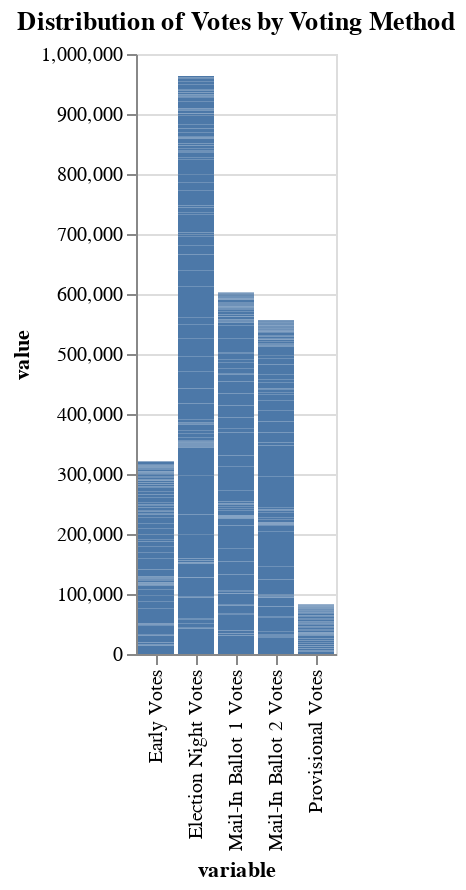

The code cell stored with this chart in its notebook:
### Code cell
# prompt: Using dataframe combined_df: generate a chart on how voters voted in the election using early votes, election night votes, mail-in ballot 1 votes, provisional votes, mail- in ballot votes 2 votes

# Import necessary libraries
import altair as alt

# Create a new DataFrame with only the voting types and total votes
vote_types = combined_df[['Early Votes', 'Election Night Votes', 'Mail-In Ballot 1 Votes', 'Provisional Votes', 'Mail-In Ballot 2 Votes']]

# Melt the DataFrame to have a column for vote type and a column for vote count
vote_types_melted = vote_types.melt()

# Create a bar chart using Altair
chart = alt.Chart(vote_types_melted).mark_bar().encode(
    x='variable',
    y='value',
).properties(
    title='Distribution of Votes by Voting Method'
)

chart

### Figure 1 — Vega-Lite specification as saved in the notebook (floating-point values rounded to 4 significant figures; data arrays with more than 128 entries replaced by an {"elided": "..."} marker saying what was removed)
{"config": {"view": {"continuousWidth": 400, "continuousHeight": 300}}, "data": {"name": "data-2892d78c4c7a3dd00c32999e2a867c4d"}, "mark": "bar", "encoding": {"x": {"field": "variable", "type": "nominal"}, "y": {"field": "value", "type": "quantitative"}}, "title": "Distribution of Votes by Voting Method", "$schema": "https://vega.github.io/schema/vega-lite/v4.17.0.json", "datasets": {"data-2892d78c4c7a3dd00c32999e2a867c4d": {"elided": "825 records"}}}
